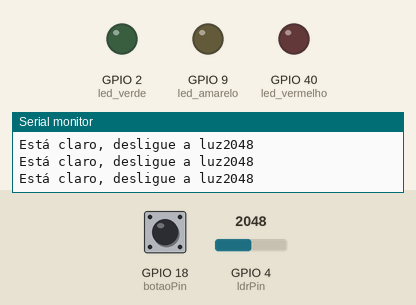
Recording of a sketch running on a simulated ESP32-S3. On the bench: output pins drawn as LEDs (lit = HIGH), the last lines printed to the serial monitor. Dashed ring = blinking. The inputs (shaded band) are chosen by the test bench; at power-on: GPIO 4 (ldrPin) = 2048, GPIO 18 (botaoPin) HIGH. WiFi joins after 1.5 s; servers stay silent unless stated.

Above: at 1.2 s.
1.3 s: GPIO 4 (ldrPin) set to 664
4.3 s: GPIO 4 (ldrPin) set to 557
At 7.1 s:
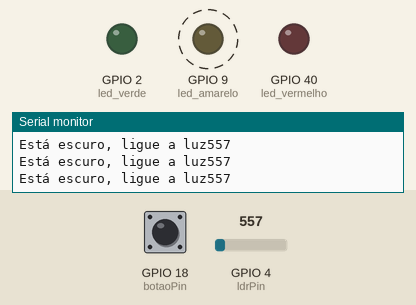
7.3 s: GPIO 4 (ldrPin) set to 1228
At 7.8 s:
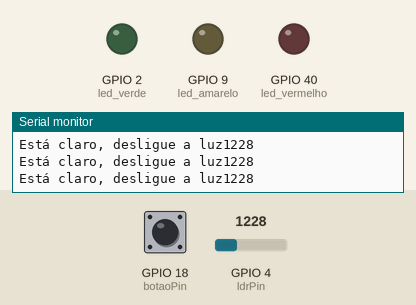
Timing chart, 0 to 10.3 s (numbered marks = the images above; inputs shaded):
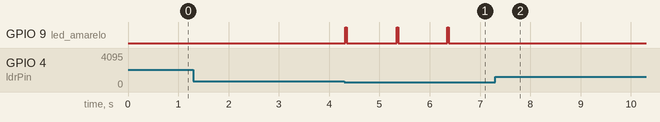

Measured:
- the behaviour switches between 601 and 600 on GPIO 4 (ldrPin) (found by bisection; images 0 and 1)
- after the input at 4.3 s, GPIO 9 (led_amarelo): alternates HIGH for 0.03 s and LOW for 0.98 s, starting at once
- after the input at 7.3 s, GPIO 9 (led_amarelo): stops changing and stays LOW

The sketch:

sketch.ino
```cpp
#include <WiFi.h>
#include <HTTPClient.h>

#define led_verde 2 // Pino utilizado para controle do led verde
#define led_vermelho 40 // Pino utilizado para controle do led vermelho
#define led_amarelo 9 // Pino utilizado para controle do led amarelo

long tempoAnterior = 0;
long tempo_amarelo = 1000;

const int botaoPin = 18;  // Pino utilizado para o controle do botão
int botaoEstado = 0;  // Variável para leitura do estado do botão

const int ldrPin = 4;  // Pino utilizado para o controle do LDR
int limite=600;

void setup() {

  // Configuração inicial dos pinos para controle dos leds como OUTPUTs (saídas) do ESP32
  pinMode(led_amarelo,OUTPUT);
  pinMode(led_verde,OUTPUT);
  pinMode(led_vermelho,OUTPUT);

  // Inicialização das entradas
  pinMode(botaoPin, INPUT); // Inicializa o botão como input do ESP32

  digitalWrite(led_amarelo, LOW);
  digitalWrite(led_verde, LOW);
  digitalWrite(led_vermelho, LOW);

  Serial.begin(9600); // Configuração para debug por interface serial entre ESP e computador com baud rate de 9600

  WiFi.begin("Wokwi-GUEST", ""); // Conexão à rede WiFi aberta com SSID Wokwi-GUEST

  /*while (WiFi.status() != WL_CONNECT_FAILED) {
    delay(100);
    Serial.print(".");
  }
  Serial.println("Conectado ao WiFi com sucesso!"); // Considerando que saiu do loop acima, o ESP32 agora está conectado ao WiFi (outra opção é colocar este comando dentro do if abaixo)
*/
  // Verifica estado do botão
  botaoEstado = digitalRead(botaoPin);
  if (botaoEstado == HIGH) {
    Serial.println("Botão pressionado!");
  } else {
    Serial.println("Botão não pressionado!");
  }

  if(WiFi.status() == WL_CONNECTED){ // Se o ESP32 estiver conectado à Internet
    HTTPClient http;

    String serverPath = "http://www.google.com.br/"; // Endpoint da requisição HTTP

    http.begin(serverPath.c_str());

    int httpResponseCode = http.GET(); // Código do Resultado da Requisição HTTP

    if (httpResponseCode>0) {
      Serial.print("HTTP Código de Resposta: ");
      Serial.println(httpResponseCode);
      String payload = http.getString();
      Serial.println(payload);
      }
    else {
      Serial.print("Código de Erro: ");
      Serial.println(httpResponseCode);
      }
      http.end();
    }

  else {
    Serial.println("WiFi Desconectado");
  }
}

void loop() {
  int ldrEstado=analogRead(ldrPin);

  if(ldrEstado<=limite){
    if (millis() >= tempoAnterior + tempo_amarelo) {
    tempoAnterior = millis();
    digitalWrite(led_amarelo, HIGH);
    }
    else{digitalWrite(led_amarelo, LOW);}

    Serial.print("Está escuro, ligue a luz");
    Serial.println(ldrEstado);
  }

  else{
    Serial.print("Está claro, desligue a luz");
    Serial.println(ldrEstado);
  }
}
```
